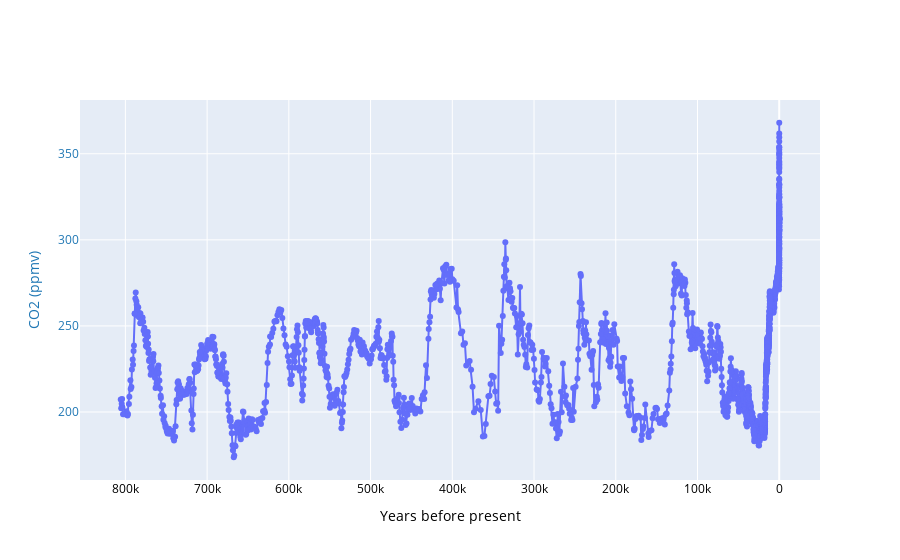

Write notebook code for a chart like this one.
### Code cell
import plotly.graph_objects as go
fig = go.Figure(data=go.Scatter(x=antarctica2015co2['Gasage (yr BP)'], y=antarctica2015co2['CO2 (ppmv)'], mode='lines+markers'))
# Create axis objects
fig.update_layout(
    xaxis=dict(
        domain=[0., 1.],
        title="Years before present",
        titlefont=dict(
            color="#000000"
        ),
        tickfont=dict(
            color="#000000"
        )
    ),
    yaxis=dict(
        title="CO2 (ppmv)",
        titlefont=dict(
            color="#1f77b4"
        ),
        tickfont=dict(
            color="#1f77b4"
        ),
        anchor="x",
        overlaying="y",
        side="left",
        position=0.15
    )
)

fig['layout']['xaxis']['autorange'] = "reversed"
fig.show()

### Figure 1 — Plotly figure (JSON) as saved in the notebook; plotly's stock layout.template omitted (floating-point values rounded to 4 significant figures; data arrays with more than 128 entries replaced by an {"elided": "..."} marker saying what was removed)
{"data": [{"mode": "lines+markers", "type": "scatter", "x": {"elided": "1901 float values"}, "y": {"elided": "1901 float values"}}], "layout": {"autosize": true, "xaxis": {"autorange": true, "domain": [0, 1], "range": [855600.0, -49960.0], "tickfont": {"color": "#000000"}, "title": {"font": {"color": "#000000"}, "text": "Years before present"}, "type": "linear"}, "yaxis": {"anchor": "x", "autorange": true, "overlaying": "y", "position": 0.15, "range": [157.7, 384.1], "side": "left", "tickfont": {"color": "#1f77b4"}, "title": {"font": {"color": "#1f77b4"}, "text": "CO2 (ppmv)"}, "type": "linear"}}}
